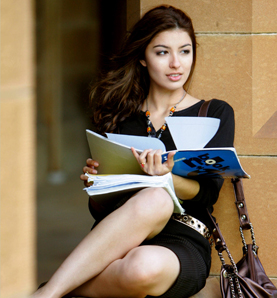
#> input picture BaseImageUCD/Pratheepan_Dataset/FacePhoto/0520962400.jpg, 277 x 298 px; its folder holds only this picture in this run
$ python fourthSketch.py   (Python 2 division)
#> lines starting #> are read from the running program, lines starting #| are printed output that depends on the picture
import numpy as np
import csv
from matplotlib import pyplot as plt
import cv2
import os
from os import listdir
from os.path import isfile, join
from mpl_toolkits.mplot3d import Axes3D
import sys
img=0
mask=0
hist_fullLABF =0
hist_fullRGBF =0
hist_fullHSVF =0
hist_fullLABR =0
hist_fullRGBR =0
hist_fullHSVR =0
mypath='./BaseImageUCD/Pratheepan_Dataset/FacePhoto/'
path_imagetotest=''

def loadImage(src):
#> called with src = '0520962400.jpg'
    global img
    print 'BaseImageUCD/Pratheepan_Dataset/FacePhoto/'+src
    img=cv2.imread('BaseImageUCD/Pratheepan_Dataset/FacePhoto/'+src ,1)
#> img is the input picture: shape (298, 277, 3); mean B, G, R 84.1, 109.9, 129.3
    img.astype(np.uint8)
    cv2.imshow('image',img)


def loadMask(src):
#> called with src = '0520962400.png'
    global mask
    mask=cv2.imread('BaseImageUCD/Ground_Truth/GroundT_FacePhoto/'+src ,1)
    mask.astype(np.uint8)
    mask=cv2.cvtColor(mask, cv2.COLOR_BGR2GRAY)
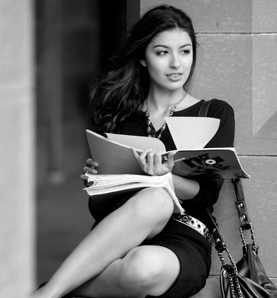
#> mask: shape (298, 277); min 0, max 255, mean 112.7
    cv2.imshow('image',mask)

def classifyPixel(x,y):
    R=img[x,y][2]
    B=img[x,y][0]
    G=img[x,y][1]
    if(R>95 and G>40 and B>20 and (max(R,G,B)-min(R,G,B))>15 and abs(R-G)>15 and R>G and R>B):
        return [255,255,255]
    else:
        return [0,0,0]

def analyzeImage(imgName):
    global hist_fullLABF
    global hist_fullHSVF
    global hist_fullRGBF
    global hist_fullLABR
    global hist_fullRGBR
    global hist_fullHSVR
    print imgName
    loadImage (imgName+'.jpg')
    loadMask(imgName+'.png')
    imgHeight=img.shape[0]
#> imgHeight = 298
    imgWidth=img.shape[1]
#> imgWidth = 277
    print "The image width is %d." % imgWidth
#| The image width is 277.
    print "The image height is %d." % imgHeight
#| The image height is 298.
    print "it has %d channels" % img.shape[2]
#| it has 3 channels
    if(img.shape[2]<3):
                    print "not enough channel to work on, try RGB images"
                    sys.exit()

    hist_fullLABF += cv2.calcHist([cv2.cvtColor(img, cv2.COLOR_BGR2LAB)],[1,2],mask,[32,32],[0,256,0,256])*100000/(imgWidth*imgHeight)
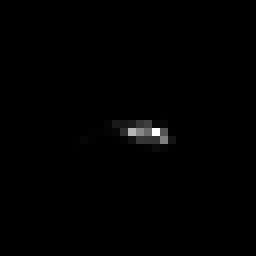
#> hist_fullLABF: shape (32, 32) float64 (shown 8 times larger); min 0, max 17613.2, mean 95.4; drawn with min black and max white
    hist_fullRGBF += cv2.calcHist([img],[1,2],mask,[32,32],[0,256,0,256])*100000/(imgWidth*imgHeight)
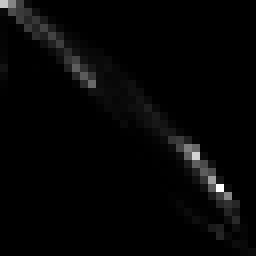
#> hist_fullRGBF: shape (32, 32) float64 (shown 8 times larger); min 0, max 4310.3, mean 95.4; drawn with min black and max white
    hist_fullHSVF += cv2.calcHist([cv2.cvtColor(img, cv2.COLOR_BGR2HSV)],[0,1],mask,[32,32],[0,256,0,256])*100000/(imgWidth*imgHeight)
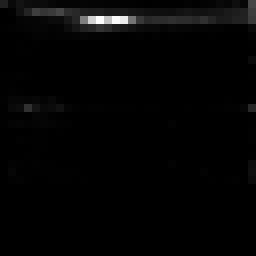
#> hist_fullHSVF: shape (32, 32) float64 (shown 8 times larger); min 0, max 5764.1, mean 95.4; drawn with min black and max white

    hist_fullLABR += cv2.calcHist([cv2.cvtColor(img, cv2.COLOR_BGR2LAB)],[1,2],255-mask,[32,32],[0,256,0,256])*100000/(imgWidth*imgHeight)
    hist_fullRGBR += cv2.calcHist([img],[1,2],255-mask,[32,32],[0,256,0,256])*100000/(imgWidth*imgHeight)
    hist_fullHSVR += cv2.calcHist([cv2.cvtColor(img, cv2.COLOR_BGR2HSV)],[0,1],255-mask,[32,32],[0,256,0,256])*100000/(imgWidth*imgHeight)


if __name__ =='__main__':
    onlyfiles = [f for f in listdir(mypath) if isfile(join(mypath, f))]
    count=0
    for imagefile in onlyfiles :
        print os.path.splitext(imagefile)[1]
        if(os.path.splitext(imagefile)[1]== '.jpg' or os.path.splitext(imagefile)[0]== '.png'):
            analyzeImage(os.path.splitext(imagefile)[0])
            count+=1

    with open('TotalHist/RGBFaces.csv', 'w') as fp:
        a = csv.writer(fp, delimiter=',')
        data = hist_fullRGBF/count
        a.writerows(data)
    with open('TotalHist/HSVFaces.csv', 'w') as fp:
        a = csv.writer(fp, delimiter=',')
        data = hist_fullHSVF/count
        a.writerows(data)
    with open('TotalHist/LABFaces.csv', 'w') as fp:
        a = csv.writer(fp, delimiter=',')
        data = hist_fullLABF/count
        a.writerows(data)
    with open('TotalHist/RGBRest.csv', 'w') as fp:
        a = csv.writer(fp, delimiter=',')
        data = hist_fullRGBR/count
        a.writerows(data)
    with open('TotalHist/HSVRest.csv', 'w') as fp:
        a = csv.writer(fp, delimiter=',')
        data = hist_fullHSVR/count
        a.writerows(data)
    with open('TotalHist/LABRest.csv', 'w') as fp:
        a = csv.writer(fp, delimiter=',')
        data = hist_fullLABR/count
        a.writerows(data)

$ run again, on BaseImageUCD/Pratheepan_Dataset/FacePhoto/Aishwarya-Rai_20091229_aatheory.jpg
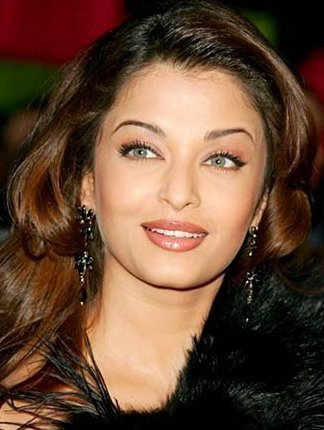
#> input picture BaseImageUCD/Pratheepan_Dataset/FacePhoto/Aishwarya-Rai_20091229_aatheory.jpg, 324 x 430 px
#> in loadImage, img is the input picture: shape (430, 324, 3); mean B, G, R 54.1, 73.4, 103.1
#> in loadMask, `mask=cv2.cvtColor(mask, cv2.COLOR_BGR2GRAY)`:
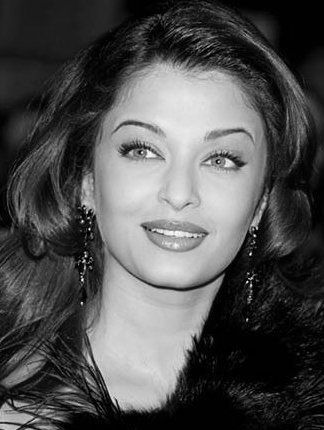
#> mask: shape (430, 324); min 0, max 254, mean 80.1
#| The image width is 324.
#| The image height is 430.
#| it has 3 channels
#> in analyzeImage, `hist_fullHSVF += cv2.calcHist([cv2.cvtColor(img, cv2.COLOR_BGR2HSV)],[..`:
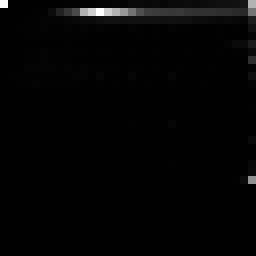
#> hist_fullHSVF: shape (32, 32) float64 (shown 8 times larger); min 0, max 5965.4, mean 96.4; drawn with min black and max white

$ run again, on BaseImageUCD/Pratheepan_Dataset/FacePhoto/Matthew_narrowweb__300x381,0.jpg
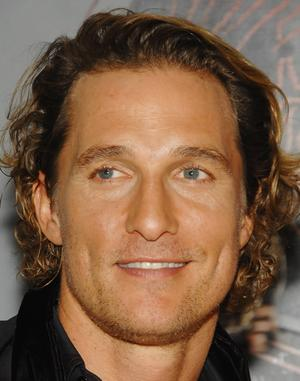
#> input picture BaseImageUCD/Pratheepan_Dataset/FacePhoto/Matthew_narrowweb__300x381,0.jpg, 300 x 381 px
#> in loadImage, img is the input picture: shape (381, 300, 3); mean B, G, R 70.8, 94.4, 125.5
#> in loadMask, `mask=cv2.cvtColor(mask, cv2.COLOR_BGR2GRAY)`:
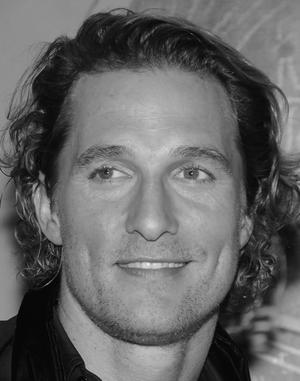
#> mask: shape (381, 300); min 0, max 245, mean 101
#| The image width is 300.
#| The image height is 381.
#| it has 3 channels
#> in analyzeImage, `hist_fullHSVF += cv2.calcHist([cv2.cvtColor(img, cv2.COLOR_BGR2HSV)],[..`:
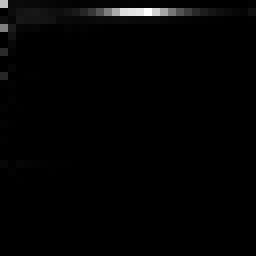
#> hist_fullHSVF: shape (32, 32) float64 (shown 8 times larger); min 0, max 7521.4, mean 97.6; drawn with min black and max white

$ run again, on BaseImageUCD/Pratheepan_Dataset/FacePhoto/06Apr03Face.jpg
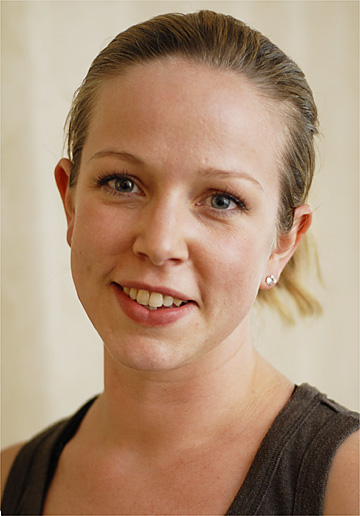
#> input picture BaseImageUCD/Pratheepan_Dataset/FacePhoto/06Apr03Face.jpg, 360 x 516 px
#> in loadImage, img is the input picture: shape (516, 360, 3); mean B, G, R 118.5, 143.6, 172.9
#> in loadMask, `mask=cv2.cvtColor(mask, cv2.COLOR_BGR2GRAY)`:
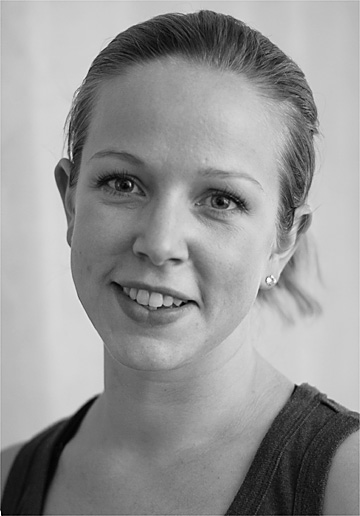
#> mask: shape (516, 360); min 0, max 255, mean 149.5
#| The image width is 360.
#| The image height is 516.
#| it has 3 channels
#> in analyzeImage, `hist_fullHSVF += cv2.calcHist([cv2.cvtColor(img, cv2.COLOR_BGR2HSV)],[..`:
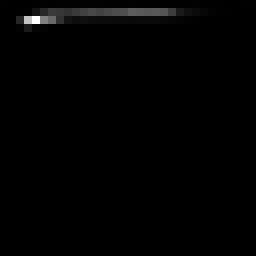
#> hist_fullHSVF: shape (32, 32) float64 (shown 8 times larger); min 0, max 10836.6, mean 97.7; drawn with min black and max white
